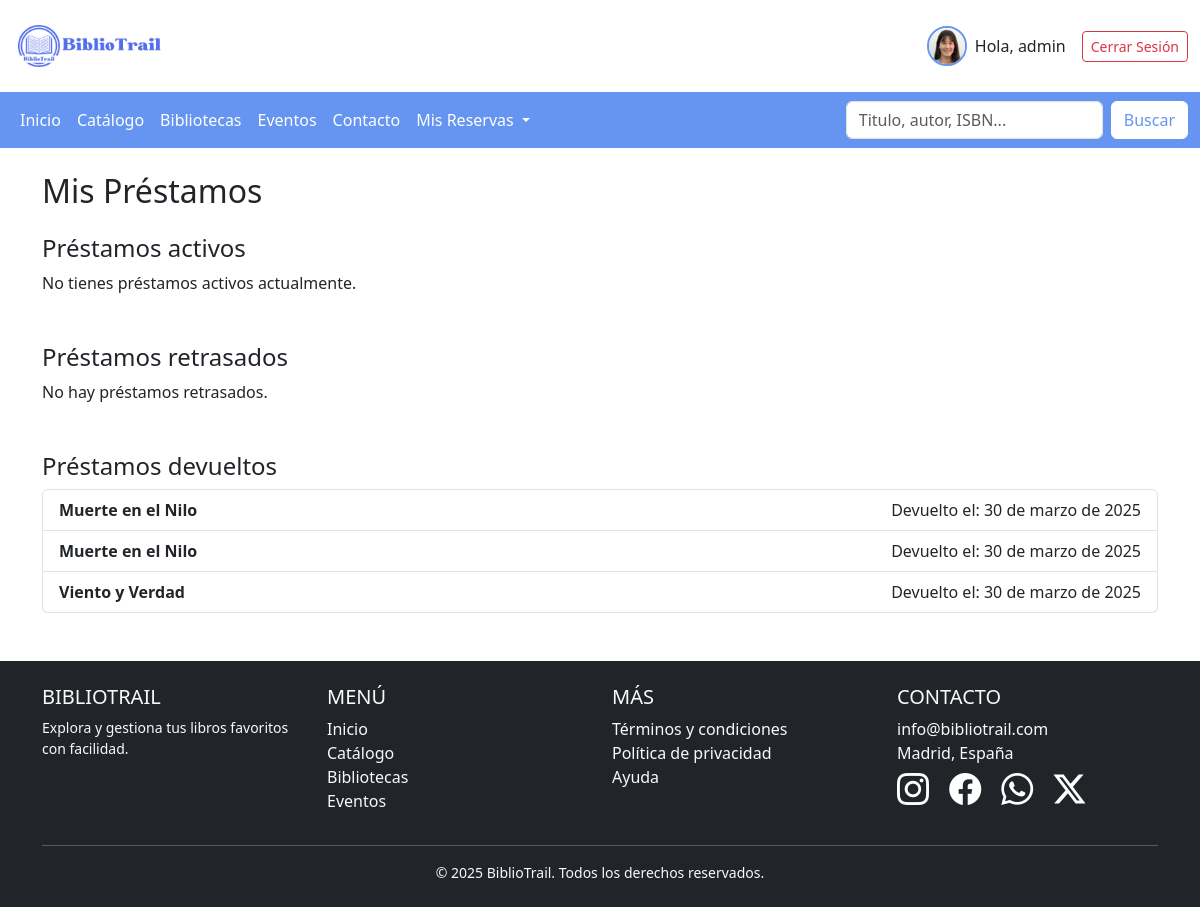
The page /reservas/mis-prestamos/ (signed in) on the database as committed earlier.
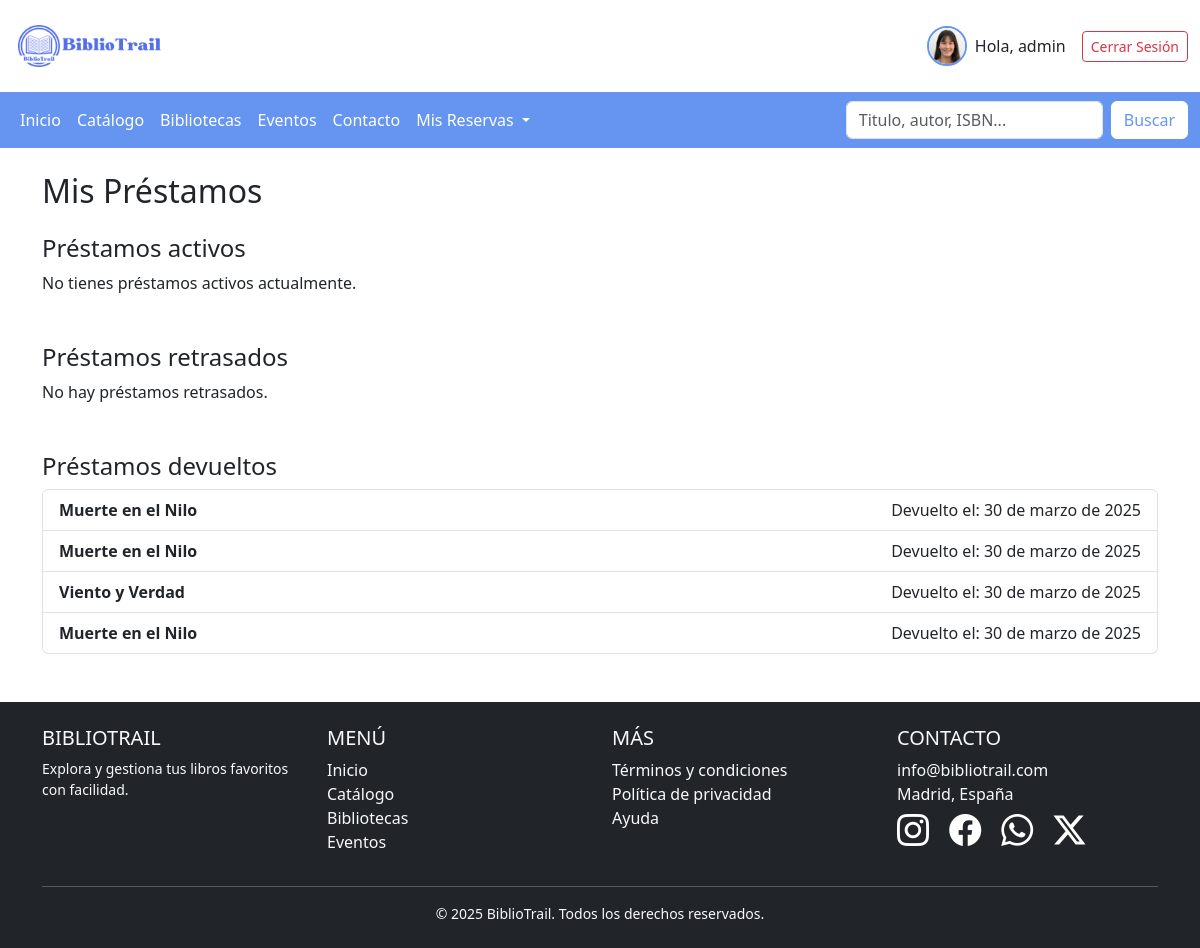
The same page on the database as committed later.
### catalogo/models.py (models this page shows, shortened)
class PrestamoUsuario(models.Model):
    usuario = models.ForeignKey(PerfilUsuario, on_delete=models.CASCADE)
    titulo_libro = models.CharField(max_length=200)  # Título del libro prestado
    biblioteca_origen = models.CharField(max_length=100)  # Ej: "biblioteca1" o una URL base
    ejemplar_id = models.CharField(max_length=100)  # UUID o ID que recibo desde la API de la biblioteca
    fecha_prestamo = models.DateField(default=timezone.now)
    fecha_devolucion = models.DateField(null=True, blank=True)
    fecha_limite = models.DateField(null=True, blank=True)
    ESTADO = (
        ('a', 'Activo'),
        ('d', 'Devuelto'),
        ('r', 'Retrasado'),
    )
    estado = models.CharField(max_length=1, choices=ESTADO, default='a')
    class Meta:
        ordering = ['-fecha_prestamo']
        verbose_name = "Préstamo de usuario"
        verbose_name_plural = "Préstamos de usuarios"

### reservas/views.py (the view, shortened to what this page needs)
# urls.py: path('mis-prestamos/', views.mis_prestamos, name='mis_prestamos'),
@login_required
def mis_prestamos(request):
    usuario = request.user.perfil
    prestamos_qs = PrestamoUsuario.objects.filter(usuario=usuario, estado__in=['a', 'r'])
    prestamos_activos = []
    for prestamo in prestamos_qs:
        libro = obtener_datos_libro(prestamo)
    prestamos_devueltos = PrestamoUsuario.objects.filter(usuario=usuario, estado='d')
    return render(request, "reservas/mis_prestamos.html", {
        "prestamos_activos": prestamos_activos,
        "prestamos_devueltos": prestamos_devueltos,
    })

### catalogo/models.py (called while the page is built)
def cargar_bibliotecas():
        bibliotecas = {}
        try:
            with open("bibliotecas.txt", "r") as f:
                for linea in f:
                    if ',' in linea:
                        nombre, url = linea.strip().split(',', 1)
                        bibliotecas[nombre.strip()] = f"http://{url.strip()}"
        except FileNotFoundError:
            print("⚠ No se encontró el archivo bibliotecas.txt")
        return bibliotecas

### reservas/views.py (called while the page is built, shortened)
def obtener_datos_libro(prestamo):
    base_url = prestamo.biblioteca_origen
    if not base_url.startswith("http"):
        from catalogo.models import cargar_bibliotecas
        bibliotecas = cargar_bibliotecas()
        base_url = bibliotecas.get(prestamo.biblioteca_origen)
    if not base_url:
        return {}

### reservas/templates/reservas/mis_prestamos.html
{% extends "BibliotrailApp/base.html" %}
{% load static %}
{% block content %}
<div class="container mt-4">
    <h2 class="mb-4">Mis Préstamos</h2>
    <div class="mb-5">
        <h4>Préstamos activos</h4>
        {% if prestamos_activos %}
            <div class="row">
                {% for prestamo in prestamos_activos %}
                <div class="col-12 mb-3">
                    <div class="card shadow-sm" style="background-color: #f0f4fa; font-size: 0.9rem;">
                      <div class="row g-0 align-items-center">
                        <div class="col-3 col-sm-2 col-md-2 d-flex justify-content-center">
                          {% if prestamo.portada %}
                            <img src="{{ prestamo.portada }}" class="img-fluid rounded-start p-2" alt="Portada del libro" style="max-height: 160px; object-fit: contain;">
                          {% else %}
                            <img src="https://via.placeholder.com/120x160" class="img-fluid rounded-start p-2" alt="Portada no disponible" style="max-height: 160px;">
                          {% endif %}
                        </div>
                        <div class="col-7 col-sm-8 col-md-8 border-end" style="padding: 12px 16px;">
                          <h5 class="card-title mb-2">{{ prestamo.titulo_libro }}</h5>
                          <p class="mb-1"><strong>Autor:</strong> {{ prestamo.autor|default:"No disponible" }}</p>
                          <p class="mb-1"><strong>Editorial:</strong> {{ prestamo.editorial|default:"-" }}</p>
                        </div>
                        <div class="col-2 d-flex flex-column justify-content-center align-items-center p-2 text-center">
                          <small><strong>Reservado:</strong><br>{{ prestamo.fecha_prestamo }}</small>
                          <small class="mt-1" style="color: red;"><strong>Caduca:</strong><br>{{ prestamo.fecha_limite }}</small>
                          {% if prestamo.estado == 'r' %}
                            <small class="text-danger mt-1">Retrasado</small>
                          {% endif %}
                        </div>
                      </div>
                    </div>
                  </div>
                {% endfor %}
            </div>
        {% else %}
            <p>No tienes préstamos activos actualmente.</p>
        {% endif %}
    </div>
    <div class="mb-5">
        <h4>Préstamos retrasados</h4>
        {% if prestamos_retrasados %}
            <ul class="list-group">
                {% for prestamo in prestamos_retrasados %}
                    <li class="list-group-item d-flex justify-content-between align-items-center">
                        <strong>{{ prestamo.titulo_libro }}</strong>
                        <span style="color: red;">
                            Vencía: {{ prestamo.fecha_limite|default:"Desconocida" }}
                        </span>
                    </li>
                {% endfor %}
            </ul>
        {% else %}
            <p>No hay préstamos retrasados.</p>
        {% endif %}
    </div>
    <div>
        <h4>Préstamos devueltos</h4>
        {% if prestamos_devueltos %}
            <ul class="list-group">
                {% for prestamo in prestamos_devueltos %}
                    <li class="list-group-item d-flex justify-content-between align-items-center">
                        <strong>{{ prestamo.titulo_libro }}</strong>
                        <span>
                            Devuelto el: {{ prestamo.fecha_devolucion }}
                        </span>
                    </li>
                {% endfor %}
            </ul>
        {% else %}
            <p>No has devuelto ningún libro todavía.</p>
        {% endif %}
    </div>
</div>
{% endblock %}

Rows that differ between the two databases and show on the page:
now on this page (row edited): PrestamoUsuario: titulo_libro "Muerte en el Nilo", fecha_devolucion "30 de marzo de 2025"
